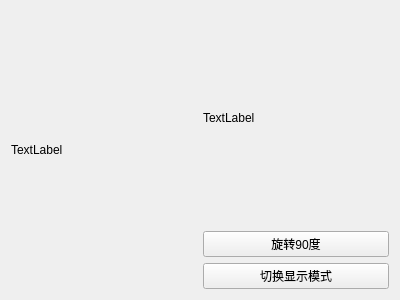
<?xml version="1.0" encoding="UTF-8"?>
<ui version="4.0">
 <class>Form</class>
 <widget class="QWidget" name="Form">
  <property name="geometry">
   <rect>
    <x>0</x>
    <y>0</y>
    <width>400</width>
    <height>300</height>
   </rect>
  </property>
  <property name="windowTitle">
   <string>Form</string>
  </property>
  <layout class="QHBoxLayout" name="horizontalLayout_2">
   <item>
    <layout class="QHBoxLayout" name="horizontalLayout">
     <item>
      <widget class="QLabel" name="video_label">
       <property name="text">
        <string>TextLabel</string>
       </property>
      </widget>
     </item>
     <item>
      <layout class="QVBoxLayout" name="verticalLayout">
       <item>
        <widget class="QLabel" name="info">
         <property name="text">
          <string>TextLabel</string>
         </property>
        </widget>
       </item>
       <item>
        <widget class="QPushButton" name="rotate">
         <property name="text">
          <string>旋转90度</string>
         </property>
        </widget>
       </item>
       <item>
        <widget class="QPushButton" name="switch_2">
         <property name="text">
          <string>切换显示模式</string>
         </property>
        </widget>
       </item>
      </layout>
     </item>
    </layout>
   </item>
  </layout>
 </widget>
 <resources/>
 <connections/>
</ui>
